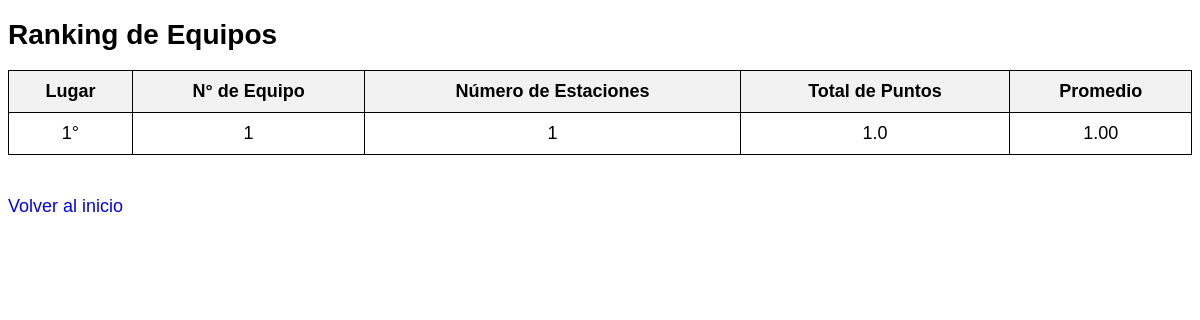
Before: /ranking with the older database file.
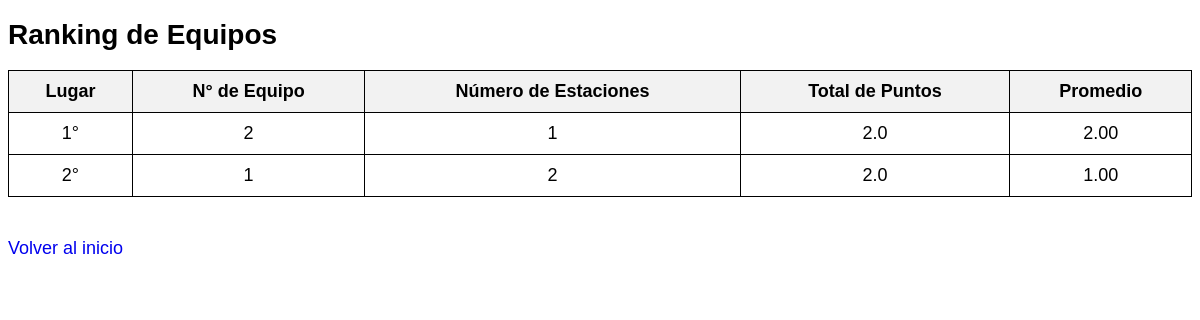
After: the same page with the newer database file.
### tables this page shows
CREATE TABLE Datos (
            id INTEGER PRIMARY KEY AUTOINCREMENT,
            numero_equipo INTEGER,
            puntuacion FLOAT,
            estacion TEXT
        );

### app.py (the view)
@app.route('/ranking', methods=['GET'])
def ranking():
    conn = sqlite3.connect('equipos.db')
    cursor = conn.cursor()
    cursor.execute('''
        SELECT numero_equipo,
               COUNT(DISTINCT estacion) AS num_estaciones,
               SUM(puntuacion) AS total_puntos,
               (SUM(puntuacion) * 1.0 / COUNT(DISTINCT estacion)) AS promedio
        FROM Datos
        GROUP BY numero_equipo
        ORDER BY promedio DESC
    ''')
    resultados = cursor.fetchall()
    ranking_con_lugares = []
    lugar = 1
    for resultado in resultados:
        ranking_con_lugares.append((*resultado, f"{lugar}°"))  # Añadir el lugar al resultado
        lugar += 1
    conn.close()
    return render_template('ranking.html', resultados=ranking_con_lugares)

### templates/ranking.html (shortened to what this page needs)
<!DOCTYPE html>
<html lang="es">
<head>
</head>
<body>
  <h1>Ranking de Equipos</h1>
  {% if resultados %}
    <table>
      <thead>
        <tr>
          <th>Lugar</th>
          <th>N° de Equipo</th>
          <th>Número de Estaciones</th>
          <th>Total de Puntos</th>
          <th>Promedio</th>
        </tr>
      </thead>
      <tbody>
        {% for resultado in resultados %}
          <tr>
            <td>{{ resultado[4] }}</td>
            <td>{{ resultado[0] }}</td>
            <td>{{ resultado[1] }}</td>
            <td>{{ resultado[2] }}</td>
            <td>{{ "%.2f"|format(resultado[3]) }}</td>
          </tr>
        {% endfor %}
      </tbody>
    </table>
  {% else %}
    <p>No hay registros disponibles para mostrar el ranking.</p>
  {% endif %}
  <br>
  <a href="/">Volver al inicio</a>
</body>
</html>

### templates/ranking.html (style rules this page uses)
body { font-size: 18px; font-family: Arial, sans-serif; }
h1 { font-size: 28px; font-weight: bold; text-align: left; }
table { width: 100%; border-collapse: collapse; }
th, td { font-size: 18px; text-align: center; border: 1px solid #000; padding: 10px; }
th { background-color: #f2f2f2; }
a { font-size: 18px; text-decoration: none; margin-top: 20px; display: inline-block; }

Changed rows visible on the page:
removed Datos: resultado "1°", resultado "1", puntuacion "1.0", resultado "1.00"
added Datos: resultado "1°", resultado "2", resultado "1", puntuacion "2.0", resultado "2.00"
added Datos: resultado "2°", numero_equipo "1", estacion "2", resultado "2.0", resultado "1.00"
